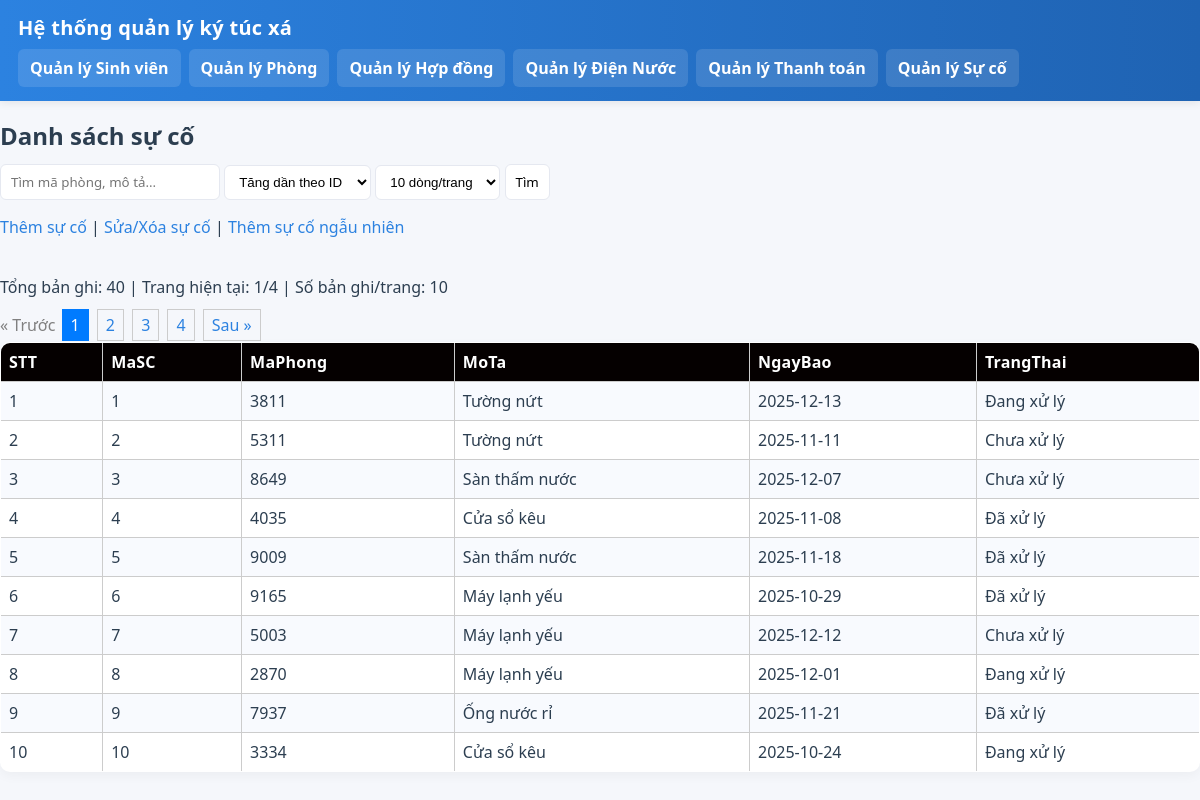
/suco/index_suco.php, run on an earlier commit of the app's database.
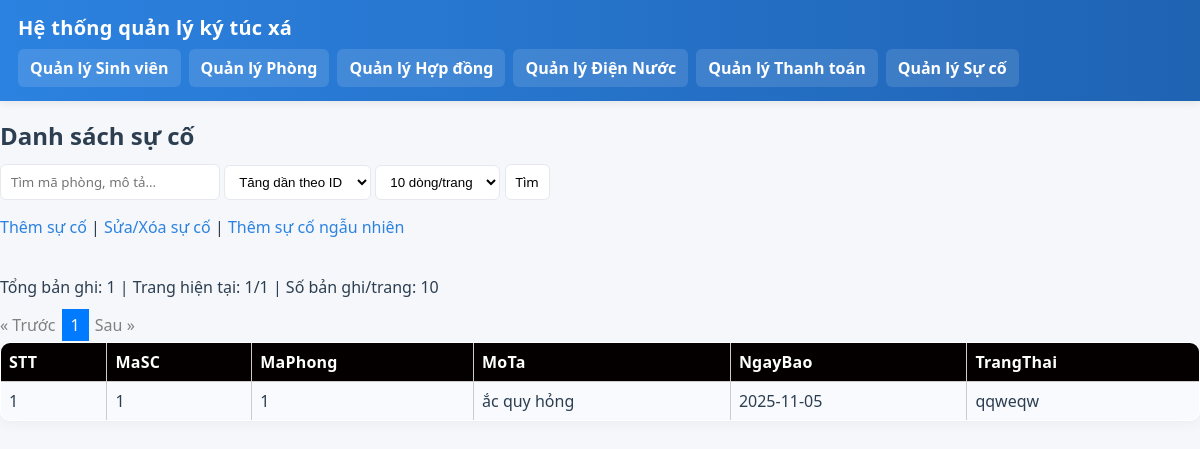
And on a later commit of the database.
### tables this page shows
CREATE TABLE `suco` (
  `MaSC` int(11) NOT NULL,
  `MaPhong` varchar(20) DEFAULT NULL,
  `MoTa` varchar(255) DEFAULT NULL,
  `NgayBao` date DEFAULT NULL,
  `TrangThai` varchar(50) DEFAULT NULL
);

### suco/index_suco.php (the view, shortened to what this page needs)
<?php include "../menu.php"; ?>
<?php
$dbHost = "localhost";
$dbUser = "root";
$dbPass = "";
$con = mysqli_connect($dbHost, $dbUser, $dbPass);
mysqli_set_charset($con, "utf8mb4");
$q      = trim($_GET["q"] ?? "");
$order  = $_GET["order"] ?? "ASC";
$ppage  = (int)($_GET["ppage"] ?? 10);
$p      = isset($_GET["page"]) ? (int)$_GET["page"] : (int)($_GET["p"] ?? 1);
$where = "WHERE 1";
$orderSql = "ORDER BY MaSC ASC";
$order = strtoupper($order) === "DESC" ? "DESC" : "ASC";
$start = $ppage * ($p - 1);
$totalRows = 0;
$countSql = "SELECT COUNT(*) AS total FROM suco $where";
$countRes = mysqli_query($con, $countSql);
if ($countRes) {
    $rowCnt = mysqli_fetch_assoc($countRes);
    $totalRows = (int)$rowCnt["total"];
}
$total_records = $totalRows;
$limit = $ppage;
$totalPage = ($total_records > 0) ? ceil($total_records / $limit) : 1;
$sql = "SELECT MaSC, MaPhong, MoTa, NgayBao, TrangThai FROM suco $where $orderSql LIMIT $start, $limit";
$result = mysqli_query($con, $sql);
?>
<!DOCTYPE html>
<html lang="vi">
<head>
</head>
<body>
    <h2>Danh sách sự cố</h2>
    <form method="get">
        <input type="text" name="q" value="<?php echo htmlspecialchars($q); ?>" placeholder="Tìm mã phòng, mô tả...">
        <select name="order">
            <option value="ASC" <?php if ($order==="ASC") echo "selected"; ?>>Tăng dần theo ID</option>
        </select>
        <select name="ppage">
            <option value="10" <?php if ($ppage==10) echo "selected"; ?>>10 dòng/trang</option>
        </select>
        <input type="submit" value="Tìm">
    </form>
    <a href="add_suco.php">Thêm sự cố</a> |
    <a href="edit_suco.php">Sửa/Xóa sự cố</a> |
    <a href="themsuco.php">Thêm sự cố ngẫu nhiên</a>
    <br><br>
    <p>
        Tổng bản ghi: <?php echo $total_records; ?> |
        Trang hiện tại: <?php echo $p; ?>/<?php echo $totalPage; ?> |
        Số bản ghi/trang: <?php echo $limit; ?>
    </p>
    <div class="pagination" style="margin:6px 0;">
        <?php
        $base = "?q=" . urlencode($q) . "&order=$order&ppage=$ppage&page=";
        if ($p > 1) {
            echo "<a href='{$base}" . ($p-1) . "'>&laquo; Trước</a> ";
        } else {
            echo "<span style='color:gray;'>&laquo; Trước</span> ";
        }
        for ($k = 1; $k <= $totalPage; $k++) {
            if ($k == $p) {
                echo "<a class='active-page' href='{$base}{$k}'>{$k}</a> ";
            } else {
                echo "<a href='{$base}{$k}'>{$k}</a> ";
            }
        }
        if ($p < $totalPage) {
            echo "<a href='{$base}" . ($p+1) . "'>Sau &raquo;</a>";
        } else {
            echo "<span style='color:gray;'>Sau &raquo;</span>";
        }
        ?>
    </div>
    <table>
        <tr>
            <th>STT</th>
            <th>MaSC</th>
            <th>MaPhong</th>
            <th>MoTa</th>
            <th>NgayBao</th>
            <th>TrangThai</th>
        </tr>
        <?php
        $i = 1 + $start;
        if ($result && mysqli_num_rows($result) > 0) {
            while ($row = mysqli_fetch_assoc($result)) {
                echo "<tr>";
                echo "<td>" . $i . "</td>";
                echo "<td>" . htmlspecialchars($row["MaSC"]) . "</td>";
                echo "<td>" . htmlspecialchars($row["MaPhong"]) . "</td>";
                echo "<td>" . htmlspecialchars($row["MoTa"]) . "</td>";
                echo "<td>" . htmlspecialchars($row["NgayBao"]) . "</td>";
                echo "<td>" . htmlspecialchars($row["TrangThai"]) . "</td>";
                echo "</tr>";
                $i++;
            }
        } else {
            echo "<tr><td colspan='6'>Không có dữ liệu.</td></tr>";
        }
        ?>
    </table>
</body>
</html>

What changed in the data, as far as the page shows it:
removed suco: MaSC "2", MaPhong "5311", MoTa "Tường nứt", NgayBao "2025-11-11", TrangThai "Chưa xử lý"
removed suco: MaSC "3", MaPhong "8649", MoTa "Sàn thấm nước", NgayBao "2025-12-07", TrangThai "Chưa xử lý"
removed suco: MaSC "4", MaPhong "4035", MoTa "Cửa sổ kêu", NgayBao "2025-11-08", TrangThai "Đã xử lý"
removed suco: MaSC "5", MaPhong "9009", MoTa "Sàn thấm nước", NgayBao "2025-11-18", TrangThai "Đã xử lý"
removed suco: MaSC "6", MaPhong "9165", MoTa "Máy lạnh yếu", NgayBao "2025-10-29", TrangThai "Đã xử lý"
removed suco: MaSC "7", MaPhong "5003", MoTa "Máy lạnh yếu", NgayBao "2025-12-12", TrangThai "Chưa xử lý"
removed suco: MaSC "8", MaPhong "2870", MoTa "Máy lạnh yếu", NgayBao "2025-12-01", TrangThai "Đang xử lý"
removed suco: MaSC "9", MaPhong "7937", MoTa "Ống nước rỉ", NgayBao "2025-11-21", TrangThai "Đã xử lý"
removed suco: MaSC "10", MaPhong "3334", MoTa "Cửa sổ kêu", NgayBao "2025-10-24", TrangThai "Đang xử lý"
changed suco id 1: MaPhong "3811" → "1"; MoTa "Tường nứt" → "ắc quy hỏng"; NgayBao "2025-12-13" → "2025-11-05"; TrangThai "Đang xử lý" → "qqweqw"
Also different on the page:
$total_records: "40" → "1"
$totalPage: "4" → "1"
list line gone: "2"
list line gone: "3"
list line gone: "4"
